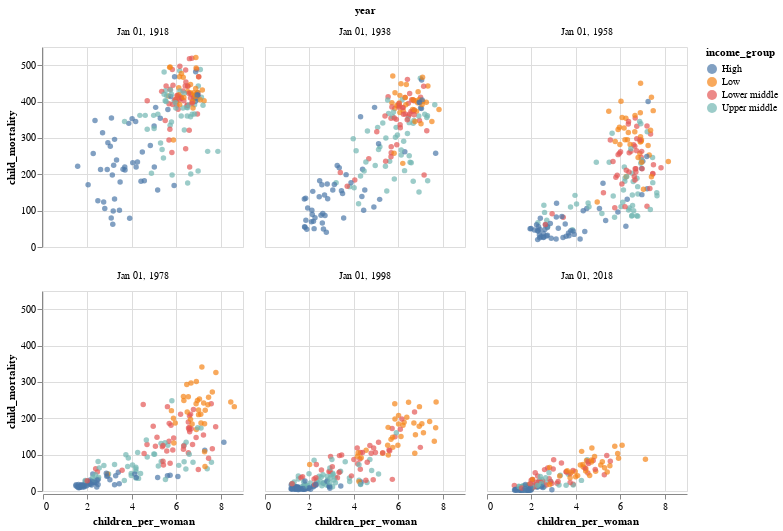

Source (notebook cell):
### Markdown cell above
<div class="alert alert-info" style="color:black">

### Question 4.1
rubric={accuracy:1,viz:2,reasoning:1}

<h4>
Python
</h4>
<ol type="1">
<li>Filter the data to include only the years 1918, 1938, 1958, 1978, 1998, and 2018. To do this, you need to write out the full date strings, <code>'1918-01-01'</code> etc, or use <code>pd.to_datetime</code> with <code>format=%Y</code> on a list of the year integers only, up to you which one.</li>
<li>Use filled circles to make a scatter plot with children per women on the x-axis, child mortality on the y-axis, and the circles colored by the income group.</li>
<li>Facet your data into six subplots, one for each year laid out in 3 columns and 2 rows. To avoid taking too much space, set the width and height of the plots to suitable numbers.</li>
<li>Briefly describe your interpretation of the data. Does it support what was written in the introduction to this section of the lab? Why / why not?</li>
</ol>
</div>

### Code cell
# YOUR PYTHON ANSWER GOES HERE
datafamily = data2018[data2018['year'].astype(str).str[:4].isin(['1918','1938','1958','1978','1998','2018'])].copy()

#datafamily.head()

chartscatter = alt.Chart(datafamily).mark_circle().encode(
    x='children_per_woman',
    y='child_mortality',
    color='income_group').properties(
    width=200,
    height=200).facet(
    facet=alt.Facet("year"),
    columns=3
)

chartscatter

### Figure 1 — Vega specification as saved in the notebook (floating-point values rounded to 4 significant figures; data arrays with more than 128 entries replaced by an {"elided": "..."} marker saying what was removed)
{"$schema": "https://vega.github.io/schema/vega/v6.json", "data": [{"name": "source_0", "values": {"elided": "1067 records"}, "transform": [{"type": "formula", "expr": "toDate(datum['year'])", "as": "year"}]}, {"name": "facet_domain", "values": [{"year": "1918-01-01T00:00:00.000", "count": 178}, {"year": "1938-01-01T00:00:00.000", "count": 178}, {"year": "1958-01-01T00:00:00.000", "count": 178}, {"year": "1978-01-01T00:00:00.000", "count": 178}, {"year": "1998-01-01T00:00:00.000", "count": 178}, {"year": "2018-01-01T00:00:00.000", "count": 177}], "transform": [{"type": "formula", "expr": "toDate(datum['year'])", "as": "year"}]}, {"name": "facet_domain_row", "values": [{"data": 0.0}, {"data": 1.0}]}, {"name": "facet_domain_column", "transform": [{"type": "sequence", "start": 0.0, "stop": {"signal": "min(length(data(\"facet_domain\")), 3)"}}]}, {"name": "source_0_x_domain_children_per_woman", "values": [{"min": 1.17, "max": 8.61}]}, {"name": "source_0_y_domain_child_mortality", "values": [{"min": 1.95, "max": 521.0}]}, {"name": "source_0_color_domain_income_group", "values": [{"income_group": "Low"}, {"income_group": "Upper middle"}, {"income_group": "Lower middle"}, {"income_group": "High"}]}], "signals": [{"name": "child_width", "value": 200}, {"name": "child_height", "value": 200}], "marks": [{"type": "group", "name": "facet-title", "title": {"text": "year", "style": "guide-title", "offset": 10}, "role": "column-title"}, {"type": "group", "name": "row_header", "from": {"data": "facet_domain_row"}, "encode": {"update": {"height": {"signal": "child_height"}}}, "axes": [{"scale": "y", "orient": "left", "grid": false, "tickCount": {"signal": "ceil(child_height/40)"}, "zindex": 0, "title": "child_mortality", "labelOverlap": true}], "role": "row-header"}, {"type": "group", "name": "column_footer", "from": {"data": "facet_domain_column"}, "encode": {"update": {"width": {"signal": "child_width"}}}, "axes": [{"scale": "x", "grid": false, "labelFlush": true, "labelOverlap": true, "title": "children_per_woman", "orient": "bottom", "zindex": 0, "tickCount": {"signal": "ceil(child_width/40)"}}], "role": "column-footer"}, {"type": "group", "name": "cell", "from": {"facet": {"data": "source_0", "name": "facet", "groupby": ["year"]}}, "sort": {"field": ["datum[\"year\"]"], "order": ["ascending"]}, "encode": {"update": {"width": {"signal": "child_width"}, "height": {"signal": "child_height"}}}, "marks": [{"type": "symbol", "name": "child_marks", "from": {"data": "facet"}, "encode": {"update": {"fill": {"field": "income_group", "scale": "color"}, "x": {"field": "children_per_woman", "scale": "x"}, "shape": {"value": "circle"}, "y": {"field": "child_mortality", "scale": "y"}, "opacity": {"value": 0.7}}}, "style": ["circle"]}], "axes": [{"scale": "x", "tickCount": {"signal": "ceil(child_width/40)"}, "maxExtent": 0, "grid": true, "ticks": false, "minExtent": 0, "zindex": 0, "labels": false, "orient": "bottom", "domain": false, "aria": false, "gridScale": "y"}, {"scale": "y", "domain": false, "aria": false, "zindex": 0, "tickCount": {"signal": "ceil(child_height/40)"}, "maxExtent": 0, "gridScale": "x", "ticks": false, "minExtent": 0, "grid": true, "labels": false, "orient": "left"}], "title": {"text": {"signal": "timeFormat(parent[\"year\"], \"%b %d, %Y\")"}, "frame": "group", "offset": 10, "style": "guide-label"}, "style": "cell"}], "scales": [{"name": "x", "type": "linear", "domain": [{"signal": "(data(\"source_0_x_domain_children_per_woman\")[0] || {}).min"}, {"signal": "(data(\"source_0_x_domain_children_per_woman\")[0] || {}).max"}], "range": [0, {"signal": "child_width"}], "zero": true, "nice": true}, {"name": "y", "type": "linear", "domain": [{"signal": "(data(\"source_0_y_domain_child_mortality\")[0] || {}).min"}, {"signal": "(data(\"source_0_y_domain_child_mortality\")[0] || {}).max"}], "range": [{"signal": "child_height"}, 0], "nice": true, "zero": true}, {"name": "color", "type": "ordinal", "domain": {"data": "source_0_color_domain_income_group", "field": "income_group", "sort": true}, "range": "category"}], "background": "white", "padding": 5, "layout": {"padding": 20, "bounds": "full", "align": "all", "columns": 3}, "legends": [{"fill": "color", "symbolType": "circle", "title": "income_group", "encode": {"symbols": {"update": {"opacity": {"value": 0.7}}}}}]}
